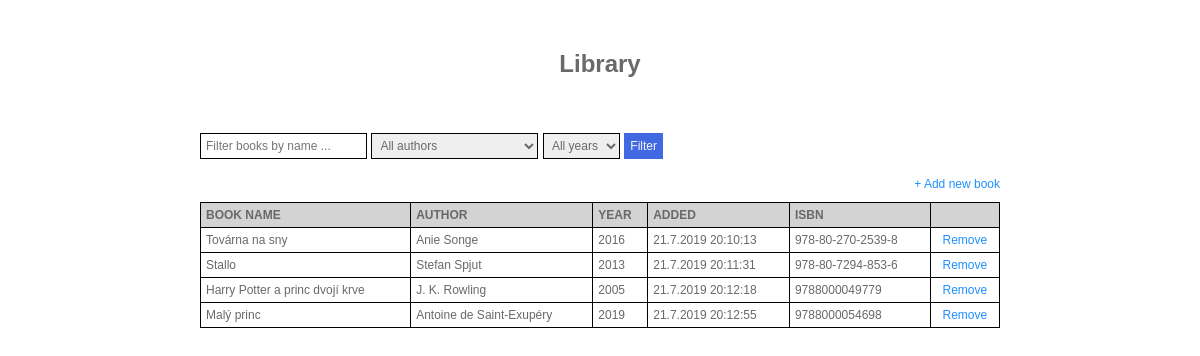
The page / on the database its author committed.
### tables this page shows
CREATE TABLE books(id int primary key, year int(4), name text(128), author text(64), added numeric, isbn text(64));

### src/BookApp/Control/Overview.php (called while the page is built, shortened)
<?php
class Overview extends BookApp\Runtime\BaseControl
{
    protected $m_books;
    public function __construct(string $controller, string $action) {
        $this->m_books = new BookApp\Model\Books();
    }
    public function actionDefault() {
        $filter_name = null;
        $filter_author = null;
        $filter_year = null;
        $this->template()->set('books', $this->m_books->getAll($filter_name, $filter_author, $filter_year)?: []);
        $this->template()->display();
    }
}

### public/index.php (called while the page is built, shortened)
<?php
$router = new \BookApp\Runtime\Router();
$router->addRoute('/', 'Overview');
$router->addRoute('/add-book', 'Overview', 'AddBook');
$router->addRoute('/remove-book', 'Overview', 'RemoveBook');
$app = new \BookApp\Runtime\Boot($router);
$app->start();

### src/BookApp/Model/Books.php (called while the page is built, shortened)
<?php
class Books
{
    protected $db;
    public function __construct() {
        $this->db = new \PDO('sqlite:' . BASE_DIR . '/../../db/books.db');
    }
    public function getAll(?string $filter_name = null, ?string $filter_author = null, ?int $filter_year = null): ?array {
        $params = [];
        $where = '';
        $stmt = $this->db->prepare('SELECT `id`, `year`, `name`, `author`, `added`, `isbn` FROM `books`' . $where);
        if ($stmt->execute($params)) {
            return $stmt->fetchAll(\PDO::FETCH_ASSOC);
        }
        return null;
    }
}

### src/BookApp/Runtime/Router.php (called while the page is built, shortened)
<?php
class Router
{
    private $_routes = [];
    public function addRoute(string $uri, string $controller, string $action = 'Default'): void {
        $this->_routes[] = [
            'uri' => rtrim($uri, '/'),
            'controller' => $controller,
            'action' => $action
        ];
    }
    public function getRoute(string $uri): ?array {
        $uri = rtrim($uri, '/');
        foreach ($this->_routes as $route) {
            if ($route['uri'] === $uri) {
                return $route;
            }
        }
        return null;
    }
}

### src/BookApp/View/Overview/Default.php (the view, shortened to what this page needs)
<h1>Library</h1>
<div class="filter">
    <form name="form-filter-books" action="/" method="post">
        <input type="text" name="name" maxlength="128" placeholder="Filter books by name ..."<?php if (isset($filters['name'])) { echo ' value="' . htmlspecialchars($filters['name']) . '"'; } ?> />
        <?php if (!empty($authors)) { ?>
            <select name="author" title="Filter by author">
                <option value="">All authors</option>
            </select>
        <?php } ?>
        <?php if (!empty($years)) { ?>
            <select name="year" title="Filter by year">
                <option value="">All years</option>
            </select>
        <?php } ?>
        <input type="submit" name="filter-books-submit" value="Filter" />
    </form>
</div>
<div class="table-links">
    <a href="/add-book">+ Add new book</a>
</div>
<table>
    <thead>
        <tr>
            <th>Book name</th>
            <th>Author</th>
            <th>Year</th>
            <th>Added</th>
            <th>ISBN</th>
            <th></th>
        </tr>
    </thead>
    <tbody>
        <?php foreach ($books as $book) { ?>
            <tr>
                <td><?php echo htmlspecialchars($book['name']); ?></td>
                <td><?php echo htmlspecialchars($book['author']); ?></td>
                <td><?php echo htmlspecialchars($book['year']); ?></td>
                <td><?php echo date('j.n.Y H:i:s', strtotime($book['added'])); ?></td>
                <td><?php echo htmlspecialchars($book['isbn']); ?></td>
                <td class="links">
                    <a href="/remove-book/?id=<?php echo $book['id']; ?>">Remove</a>
                </td>
            </tr>
        <?php } ?>
    </tbody>
</table>

### src/BookApp/Runtime/Boot.php (shortened to what this page needs)
<?php
class Boot
{
    private $_router;
    public function __construct(Router $router) {
        $this->_router = $router;
    }
    public function start(): void {
        $uri = (isset($_SERVER['REQUEST_URI'])) ? $_SERVER['REQUEST_URI'] : null;
        if (isset($_SERVER['QUERY_STRING'])) {
            $uri = str_replace('?' . $_SERVER['QUERY_STRING'], '', $uri);
        }
        if ($uri !== null && ($route = $this->_router->getRoute($uri))) {
            $controller_class = '\BookApp\Control\\' . $route['controller'];
            $controller_file = __DIR__ . '/../Control/' . $route['controller'] . '.php';
            $action_name = 'action' . $route['action'];
            if (is_file($controller_file)) {
                if (class_exists($controller_class) && method_exists($controller_class, $action_name)) {
                    $controller = new $controller_class($route['controller'], $route['action']);
                    $controller->{$action_name}();
                    return;
                }
            }
        }
        return;
    }
}

### src/BookApp/Runtime/Template.php (shortened to what this page needs)
<?php
class Template
{
    private $_layout_file_path;
    private $_template_file_path;
    public function __construct(string $source_dir, string $layout_file_path, string $controller, string $action) {
        $this->_layout_file_path = $layout_file_path;
        $this->_template_file_path = $source_dir . '/' . $controller . '/' . $action . '.php';
    }
    public function display(): void {
        if (is_file($this->_template_file_path)) {
            include($this->_template_file_path);
            $_content = ob_get_contents();
            if (is_file($this->_layout_file_path)) {
                include($this->_layout_file_path);
            }
        }
    }
}

### src/BookApp/View/layout.php (shortened to what this page needs)
<!doctype html>
<html lang="en">
<head>
    <link rel="stylesheet" href="css/main.css">
</head>
<body>
    <div id="wrapper">
        <div id="content">
            <?php echo $_content; ?>
        </div>
    </div>
</body>
</html>

### public/css/main.css (style rules this page uses)
* { font-family: Airal, Helvetica, sans-serif; font-size: 16px; border: none; outline: none; padding: 0; margin: 0; color: dimgray; border-spacing: 0; }
body, html { width: 100%; height: 100%; }
div#wrapper { width: 100%; overflow: hidden; }
div#content { width: 800px; margin: 0 auto; }
table { width: 100%; text-align: left; }
table tr th { border: solid 1px black; border-right: none; padding: 5px; font-size: 12px; text-transform: uppercase; background: lightgray; }
table tr th:last-child { border-right: solid 1px black; }
table tr td { border: solid 1px black; border-right: none; border-top: none; padding: 5px; font-size: 12px; }
table tr td:last-child { border-right: solid 1px black; }
table tr td.links { text-align: center; }
div.table-links { padding: 10px 0; text-align: right; overflow: hidden; }
a { color: dodgerblue; text-decoration: none; font-size: 12px; }
h1 { font-size: 24px; font-weight: bold; text-align: center; margin: 50px 0; }
input[type="text"] { border: solid 1px black; padding: 5px; font-size: 12px; margin: 5px 0; }
select { border: solid 1px black; padding: 4px; font-size: 12px; margin: 5px 0; }
select option { font-size: 12px; }
input[type="submit"] { padding: 6px; font-size: 12px; margin: 5px 0; background: royalblue; color: whitesmoke; cursor: pointer; }

### rows shown on the page
books: name "Továrna na sny", author "Anie Songe", year "2016", added "21.7.2019 20:10:13", isbn "978-80-270-2539-8"
books: name "Stallo", author "Stefan Spjut", year "2013", added "21.7.2019 20:11:31", isbn "978-80-7294-853-6"
books: name "Harry Potter a princ dvojí krve", author "J. K. Rowling", year "2005", added "21.7.2019 20:12:18", isbn "9788000049779"
books: name "Malý princ", author "Antoine de Saint-Exupéry", year "2019", added "21.7.2019 20:12:55", isbn "9788000054698"
